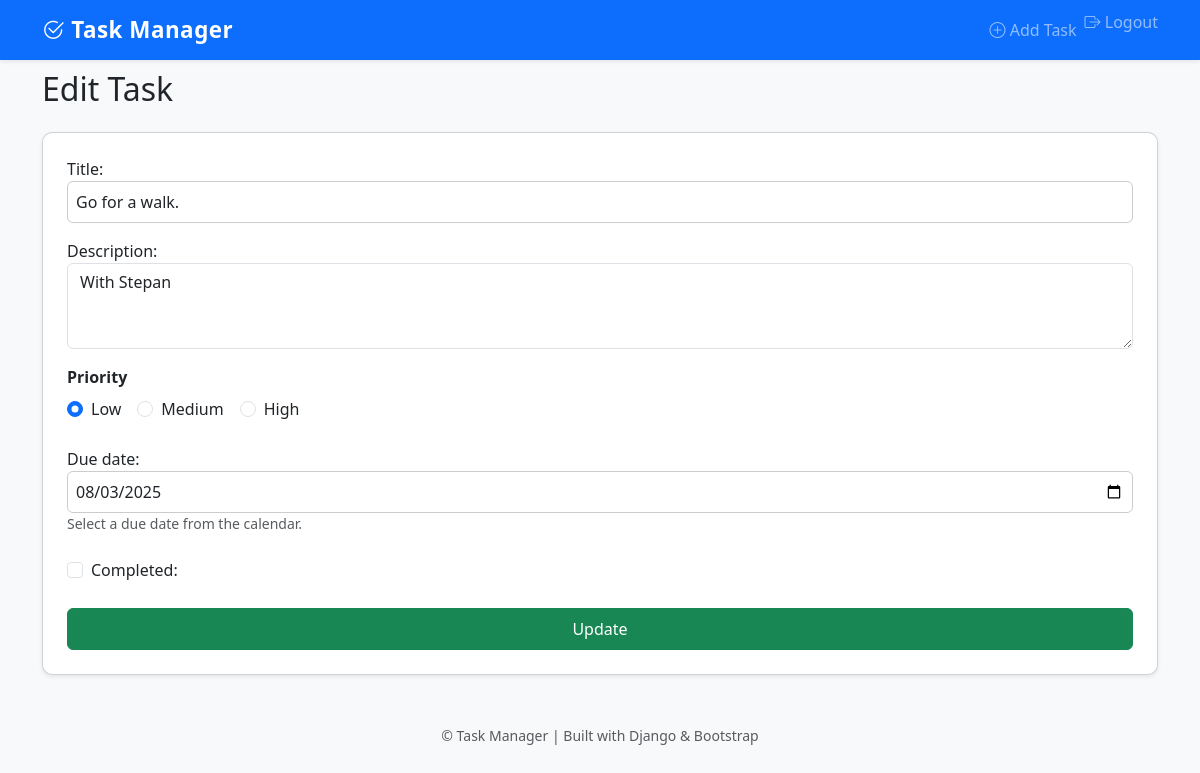
/tasks/task/3/edit/ (signed in), run on the app's committed database.
### tasks/models.py (models this page shows, shortened)
class Task(models.Model):
    title = models.CharField(max_length=200)
    description = models.TextField(blank=True)
    completed = models.BooleanField(default=False)
    priority = models.IntegerField(default=1)
    due_date = models.DateField(null=True, blank=True)
    user = models.ForeignKey(User, on_delete=models.CASCADE)

### tasks/views.py (the view)
# urls.py: path('task/<int:pk>/edit/', views.task_update, name='task_update'),
@login_required
def task_update(request, pk):
    task = get_object_or_404(Task, pk=pk, user=request.user)  # user filter added
    if request.method == "POST":
        form = TaskForm(request.POST, instance=task)
        if form.is_valid():
            form.save()
            return redirect('task_list')
    else:
        form = TaskForm(instance=task)
    return render(request, 'tasks/task_form.html', {'form': form})

### tasks/forms.py
class TaskForm(forms.ModelForm):
    due_date = forms.DateField(
        widget=forms.DateInput(
            attrs={'type': 'date', 'class': 'form-control'}
        ),
        required=False,
        help_text="Select a due date from the calendar."
    )
    PRIORITY_CHOICES = [
        (1, 'Low'),
        (2, 'Medium'),
        (3, 'High'),
    ]
    priority = forms.TypedChoiceField(
        choices=PRIORITY_CHOICES,
        coerce=int,  # Converts submitted values ("1", "2", "3") into integers
        widget=forms.RadioSelect(attrs={'class': 'form-check-input'}),
        required=True
    )
    class Meta:
        model = Task
        fields = ['title', 'description', 'completed', 'priority', 'due_date']
        widgets = {
            'title': forms.TextInput(attrs={'class': 'form-control'}),
            'description': forms.Textarea(attrs={'class': 'form-control', 'rows': 3}),
            'completed': forms.CheckboxInput(attrs={'class': 'form-check-input'}),
        }

### tasks/templates/tasks/task_form.html (shortened to what this page needs)
{% extends 'tasks/base.html' %}
{% block content %}
<h2 class="mb-4">{% if form.instance.pk %}Edit{% else %}Create{% endif %} Task</h2>
<form method="post" class="card p-4 shadow-sm">
    <div class="mb-3">
        {{ form.title.label_tag }}
        {{ form.title }}
    </div>
    <div class="mb-3">
        {{ form.description.label_tag }}
        {{ form.description }}
    </div>
    <div class="mb-4">
        <label class="form-label fw-bold">Priority</label>
        <div class="d-flex gap-3">
            {% for radio in form.priority %}
              <div class="form-check">
                {{ radio.tag }}
                <label class="form-check-label">{{ radio.choice_label }}</label>
              </div>
            {% endfor %}
        </div>
    </div>
    <div class="mb-4">
        {{ form.due_date.label_tag }}
        {{ form.due_date }}
        {% if form.due_date.help_text %}
          <small class="text-muted d-block">{{ form.due_date.help_text }}</small>
        {% endif %}
    </div>
    <div class="mb-4">
        <div class="form-check">
            {{ form.completed }}
            {{ form.completed.label_tag }}
        </div>
    </div>
    <button type="submit" class="btn btn-success w-100 py-2">
        {% if form.instance.pk %}Update{% else %}Create{% endif %}
    </button>
</form>
{% endblock %}

### tasks/templates/tasks/style.css (style rules this page uses)
body { background-color: #f8f9fa; }
.card { border-radius: 10px; }

### tasks/templates/tasks/task_form.html (style rules this page uses)
select, input[type="date"], textarea, input[type="text"] { width: 100%; padding: 8px; border-radius: 6px; border: 1px solid #ccc; }
.form-check input { margin-right: 6px; }

### data on the page
Task: title "Go for a walk.", description "With Stepan", due_date "08/03/2025"

### other printed values
{{ radio.choice_label }} "Low" "Medium" "High"
